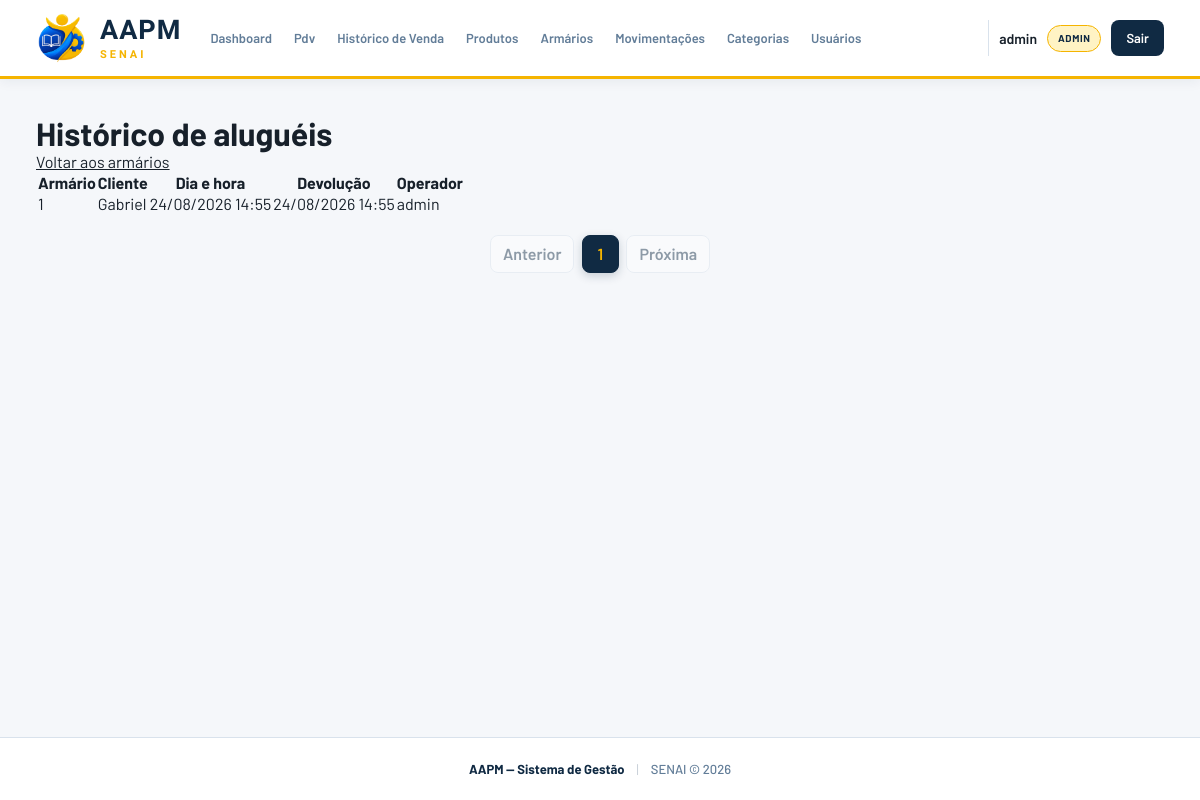
Page /armarios/historico (signed in) on the earlier database version.
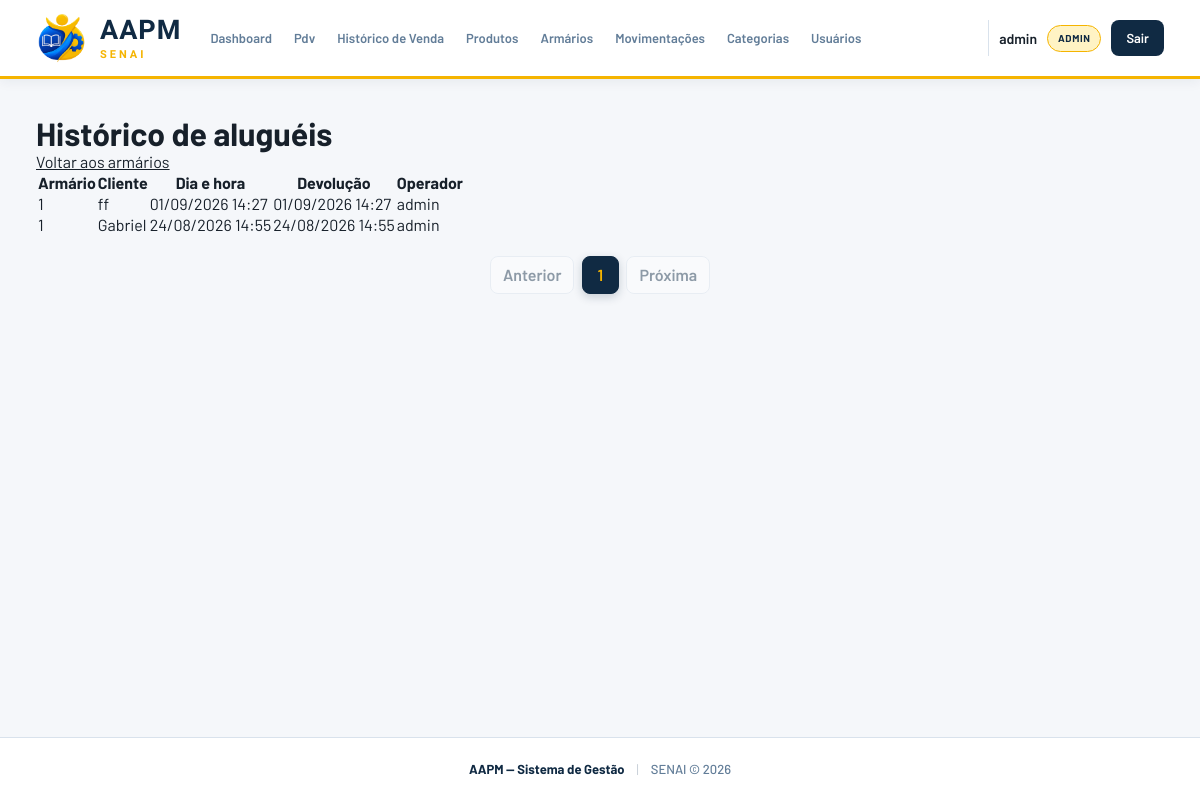
Same page on the later database version.
### app/models/armario.py (models this page shows)
class AluguelArmario(Base):
    __tablename__ = "alugueis_armarios"
    id = Column(Integer, primary_key=True, autoincrement=True)
    armario_id = Column(Integer, ForeignKey("armarios.id"), nullable=False, index=True)
    cliente_id = Column(Integer, ForeignKey("clientes.id"), nullable=False, index=True)
    usuario_id = Column(Integer, ForeignKey("usuarios.id"), nullable=True)
    inicio_em = Column(DateTime, nullable=False)
    devolvido_em = Column(DateTime, nullable=True)
    armario = relationship("Armario", back_populates="alugueis")
    cliente = relationship("Cliente", back_populates="alugueis_armarios")
    usuario = relationship("Usuario")

class Armario(Base):
    __tablename__ = "armarios"
    id = Column(Integer, primary_key=True, autoincrement=True)
    numero = Column(String(30), nullable=False, unique=True, index=True)
    descricao = Column(String(255), nullable=True)
    status = Column(String(20), nullable=False, default="disponivel", index=True)
    cliente_id = Column(
        Integer,
        ForeignKey("clientes.id", ondelete="SET NULL"),
        nullable=True,
        index=True,
    )
    alugado_em = Column(DateTime, nullable=True)
    criado_em = Column(DateTime, nullable=False, server_default=func.now())
    atualizado_em = Column(
        DateTime,
        nullable=False,
        server_default=func.now(),
        onupdate=func.now(),
    )
    cliente = relationship("Cliente", back_populates="armarios")
    alugueis = relationship("AluguelArmario", back_populates="armario")

### app/models/cliente.py (models this page shows, shortened)
class Cliente(Base):
    __tablename__ = "clientes"
    id         = Column(Integer, primary_key=True, index=True)
    nome       = Column(String(150), nullable=False, index=True)
    matricula  = Column(String(50), nullable=True, unique=True)
    telefone   = Column(String(20), nullable=True)
    is_associado = Column(Boolean, default=False, nullable=False)
    ativo      = Column(Boolean, default=True)
    criado_em  = Column(DateTime, server_default=func.now())
    vendas = relationship("Venda", back_populates="cliente")
    armarios = relationship("Armario", back_populates="cliente")
    alugueis_armarios = relationship("AluguelArmario", back_populates="cliente")

### app/models/usuario.py (models this page shows)
class Usuario(Base):
    __tablename__ = "usuarios"
    id = Column(Integer, primary_key=True, autoincrement=True)
    nome = Column(String(100), nullable=False)
    email = Column(String(150), unique=True, nullable=False)
    senha_hash = Column(String(255), nullable=False)
    role = Column(String(20), default="operador")
    ativo = Column(Boolean, default=True)
    criado_em = Column(DateTime, server_default=func.now())

### app/controllers/armario_controller.py (the view)
@router.get("/historico")
def historico_alugueis(
    request: Request,
    page: int = 1,
    db: Session = Depends(get_db),
    usuario=Depends(get_usuario_logado),
):
    alugueis, pagination = paginate(
        db.query(AluguelArmario).order_by(AluguelArmario.inicio_em.desc()),
        page,
    )
    return templates.TemplateResponse(
        request,
        "armarios/historico.html",
        {
            "request": request,
            "usuario": usuario,
            "alugueis": alugueis,
            "pagination": pagination,
        },
    )

### app/templates/armarios/historico.html (shortened to what this page needs)
{% extends "base.html" %}
{% block conteudo %}
<header class="page-header">
  <h1 class="page-title">Histórico de aluguéis</h1>
  <a href="/armarios">Voltar aos armários</a>
</header>
<table class="table">
  <thead>
    <tr><th>Armário</th><th>Cliente</th><th>Dia e hora</th><th>Devolução</th><th>Operador</th></tr>
  </thead>
  <tbody>
  {% for aluguel in alugueis %}
  <tr>
    <td>{{ aluguel.armario.numero }}</td>
    <td>{{ aluguel.cliente.nome }}</td>
    <td>{{ aluguel.inicio_em.strftime('%d/%m/%Y %H:%M') }}</td>
    <td>{{ aluguel.devolvido_em.strftime('%d/%m/%Y %H:%M') if aluguel.devolvido_em else 'Em uso' }}</td>
    <td>{{ aluguel.usuario.nome if aluguel.usuario else '—' }}</td>
  </tr>
  {% else %}
  <tr><td colspan="5">Nenhum aluguel registrado.</td></tr>
  {% endfor %}
  </tbody>
</table>
{% include "paginacao/index.html" %}
{% endblock %}

### app/templates/base.html (shortened to what this page needs)
<!DOCTYPE html>
<html lang="pt-br">
<head>
  <link rel="stylesheet" href="/static/css/base.css?v=3">
</head>
<body>
  <header class="header">
    <div class="header-inner">
      <a href="/" class="logo-area" aria-label="Voltar para a página inicial">
        <img class="logo-image" src="/static/uploads/Logo%20simples.png" alt="AAPM SENAI" width="52" height="52">
        <div class="logo-text">
          <span class="logo-aapm">AAPM</span>
          <span class="logo-senai">SENAI</span>
        </div>
      </a>
      {% if usuario %}
      <nav class="nav">
        <a href="/"  class="nav-link">Dashboard</a>
        <a href="/pdv/"   class="nav-link">Pdv</a>
        <a href="/pdv/historico"   class="nav-link">Histórico de Venda</a>
        <a href="/produtos"   class="nav-link">Produtos</a>
        <a href="/armarios" class="nav-link">Armários</a>
        {% if usuario.role == 'admin' %}
        <a href="/movimentacoes" class="nav-link">Movimentações</a>
        <a href="/categorias" class="nav-link">Categorias</a>
          <a href="/usuarios" class="nav-link">Usuários</a>
        {% endif %}
      </nav>
      <div class="header-user">
        <span class="header-user__name">{{ usuario.nome }}</span>
        <span class="role-badge role-badge--{{ usuario.role|lower }}">{{ usuario.role }}</span>
        <a href="/auth/logout" class="btn-logout">Sair</a>
      </div>
      {% endif %}
    </div>
  </header>
  <main class="main-content">
    {% block conteudo %}{% endblock %}
  </main>
  <footer class="footer">
    <div class="footer-inner">
      <span class="footer-brand">AAPM &mdash; Sistema de Gestão</span>
      <span class="footer-sep">|</span>
      <span class="footer-info">SENAI &copy; 2026</span>
    </div>
  </footer>
</body>
</html>

### app/templates/paginacao/index.html
{% if pagination %}
<nav class="pagination" aria-label="Paginação">
  <a class="pagination__link{{ ' pagination__link--disabled' if not pagination.has_previous }}" href="{{ request.url.include_query_params(page=pagination.page - 1) if pagination.has_previous else '#' }}" {% if not pagination.has_previous %}aria-disabled="true" tabindex="-1"{% endif %}>Anterior</a>
  {% for numero in pagination.pages %}
  <a class="pagination__link{{ ' pagination__link--active' if numero == pagination.page }}" href="{{ request.url.include_query_params(page=numero) }}" {% if numero == pagination.page %}aria-current="page"{% endif %}>{{ numero }}</a>
  {% endfor %}
  <a class="pagination__link{{ ' pagination__link--disabled' if not pagination.has_next }}" href="{{ request.url.include_query_params(page=pagination.page + 1) if pagination.has_next else '#' }}" {% if not pagination.has_next %}aria-disabled="true" tabindex="-1"{% endif %}>Próxima</a>
</nav>
{% endif %}

Differences in the rows shown:
added AluguelArmario: armario.numero "1", cliente.nome "ff", inicio_em "01/09/2026 14:27", devolvido_em "01/09/2026 14:27", usuario "admin"
